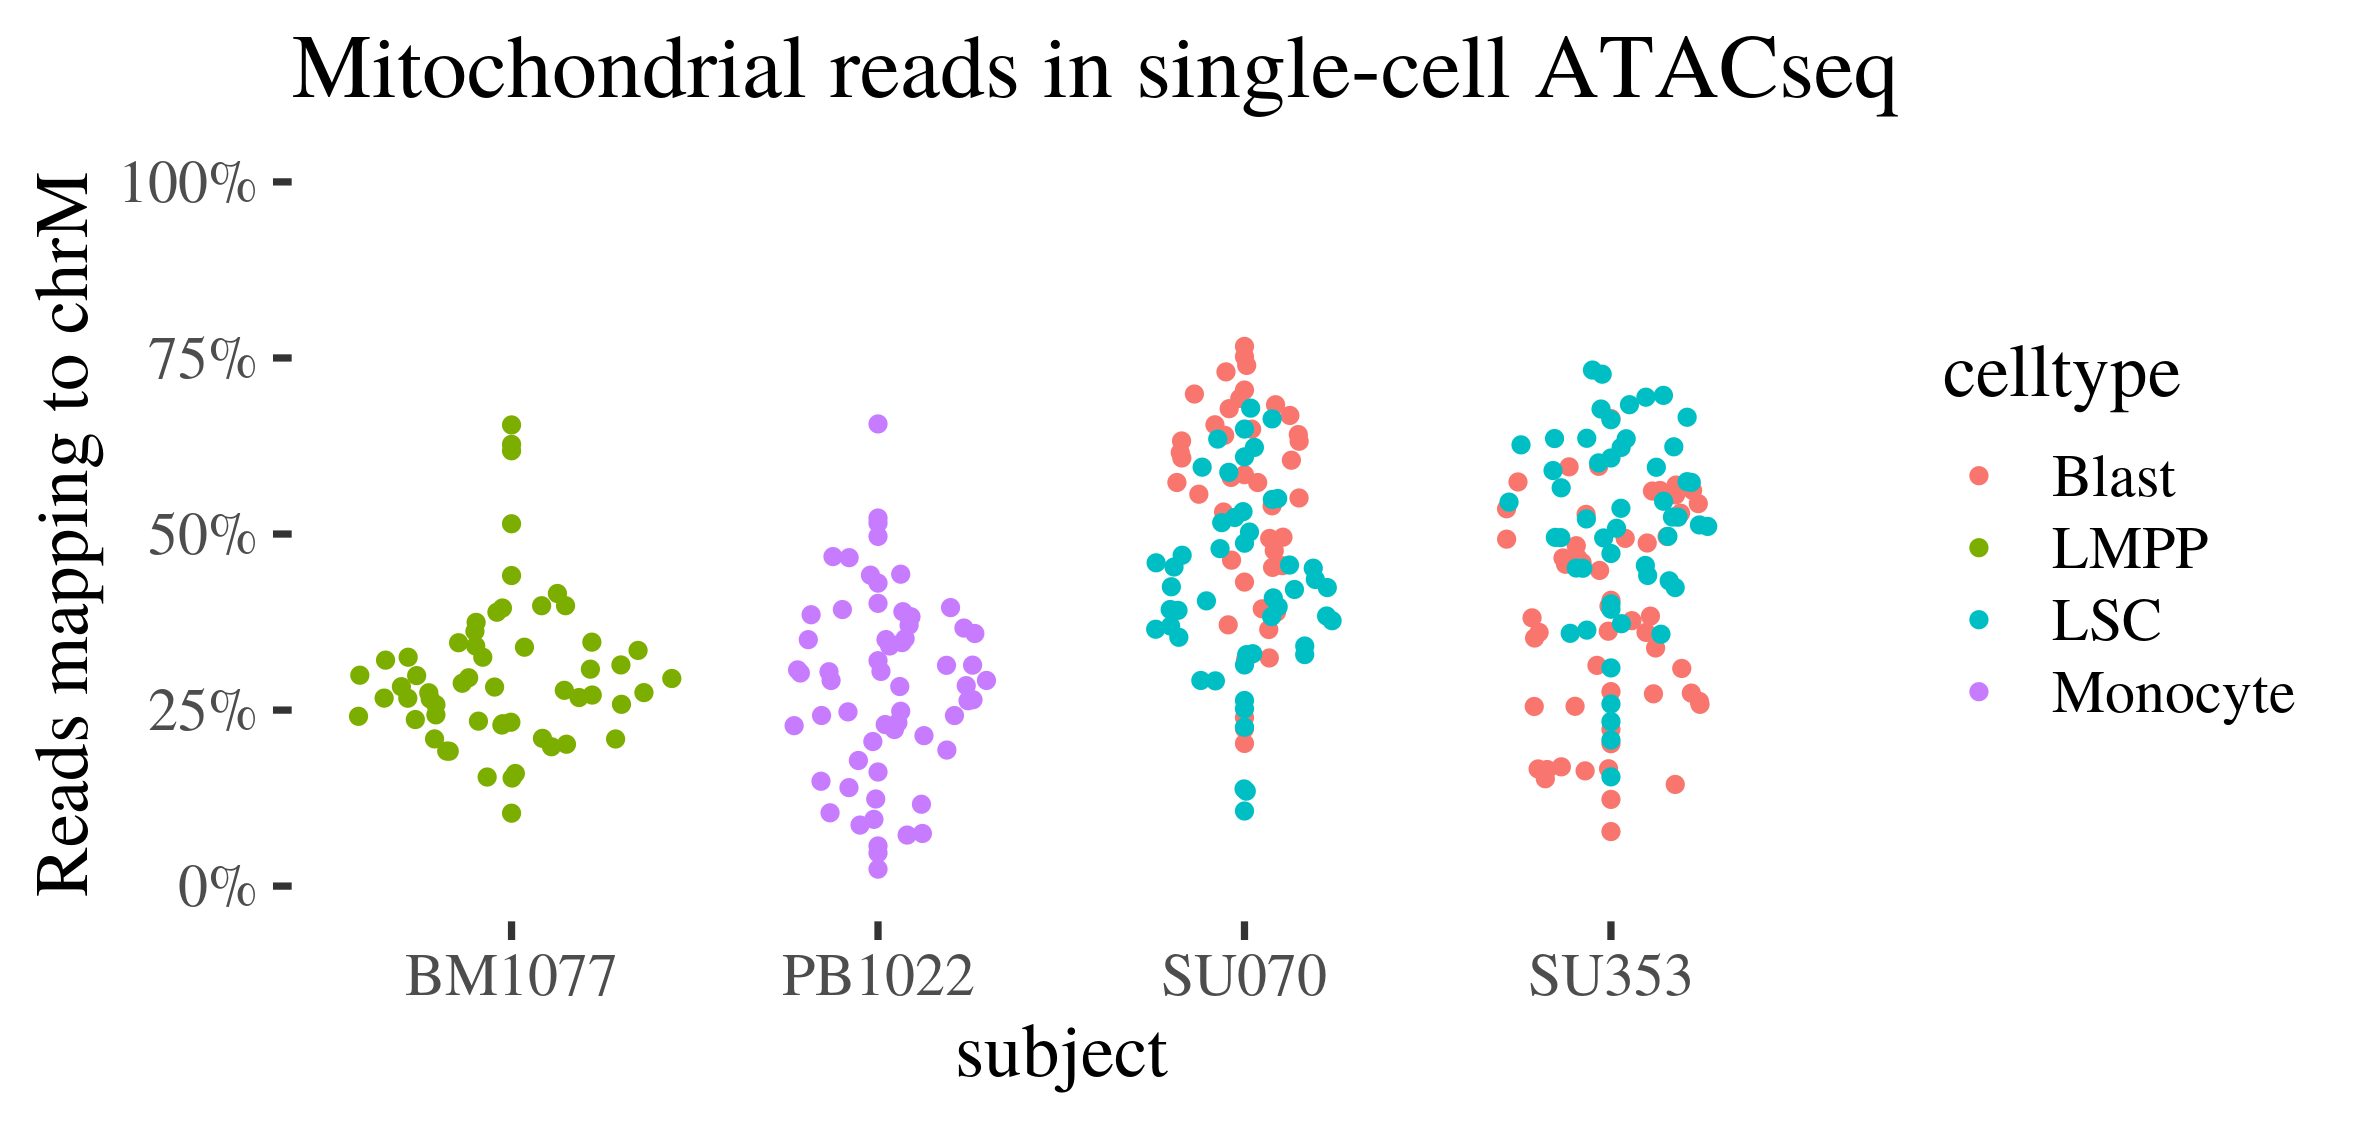

R code for this plot:
library(Rsamtools) 

mtFrac <- function(bam) {
  idx <- idxstatsBam(bam)
  subset(idx, seqnames=="chrM")$mapped / sum(idx$mapped)
}

scBams <- grep("merged", invert=TRUE, list.files(patt="bam$"), value=TRUE)

scMTreads <- sapply(scBams, mtFrac)
saveRDS(scMTreads, file="scMTreads.rds") 
summary(scMTreads)

#      Min.   1st Qu.    Median      Mean   3rd Qu.      Max. 
# 0.0241299 0.2695761 0.3853691 0.3985105 0.5259580 0.7664648 

# plot 
library(ggplot2) 
library(ggforce)
library(ggthemes) 
mtFracs <- data.frame(mtFrac=scMTreads,
                      subject=elts(names(scMTreads)),
                      celltype=elts(names(scMTreads), "_", 2))

p <- ggplot(mtFracs, aes(x=subject, color=celltype, y=mtFrac))
p + geom_sina() + 
  scale_y_continuous(labels = scales::percent, limits=c(0,1)) + 
  ylab("Reads mapping to chrM") +
  theme_tufte(base_size=18) + 
  ggtitle("Mitochondrial reads in single-cell ATACseq") + 
  NULL
ggsave("mtFrac.png", type="cairo")

# read depth
scMTvars <- filterMT(readRDS("../scMTvars.rds")) 
mtDepths <- data.frame(mtDepth=genomeCoverage(scMTvars), 
                       subject=elts(names(scMTvars)),
                       celltype=elts(names(scMTvars), "_", 2))

p2 <- ggplot(mtDepths, aes(x=subject, color=celltype, y=mtDepth, alpha=0.5))
p2 + geom_sina() + 
  ylab("Mitochondrial coverage depth") +
  theme_tufte(base_size=18) + 
  guides(alpha=FALSE) + 
  geom_hline(yintercept=20, linetype=2) + 
  ggtitle("Mitochondrial reads in single-cell ATACseq") + 
  NULL
ggsave("mtDepth.png", type="cairo")
